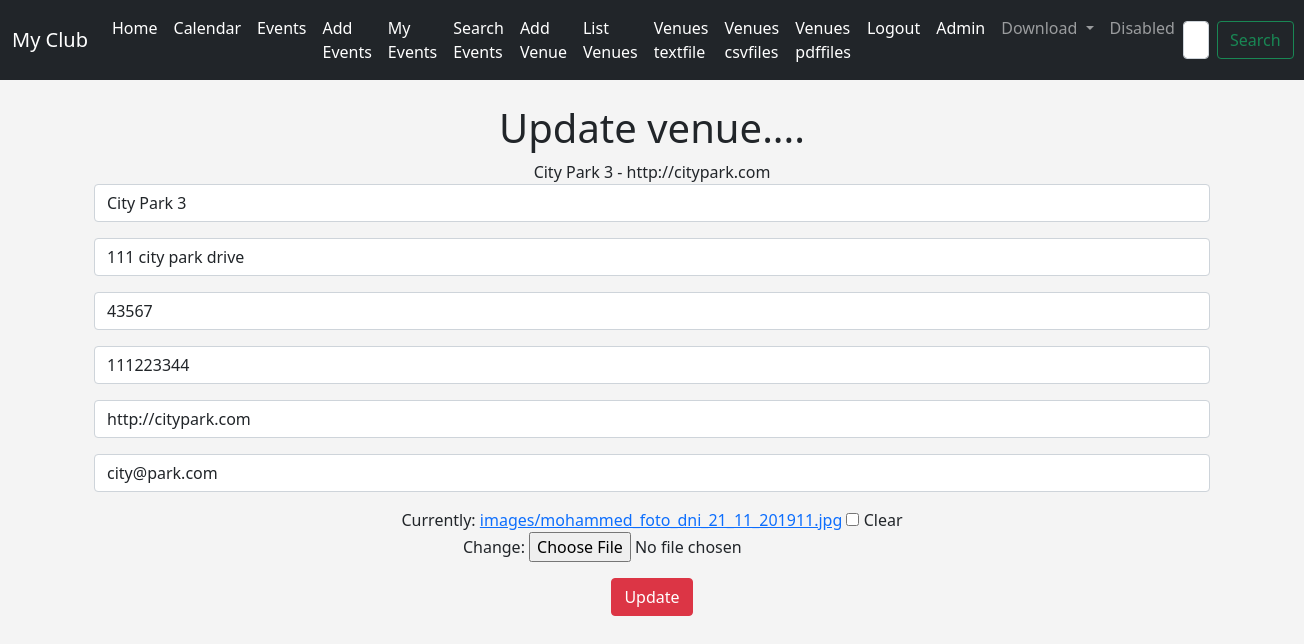
The page /update_venue/1 (signed in) on the database its author committed.
### events/models.py (models this page shows)
class Venue(models.Model):
    name=models.CharField('Venue Name', max_length=120)
    address=models.CharField( max_length=300)
    zip_code=models.CharField('Zipe Code', max_length=120)
    phone=models.CharField('Contact phone', max_length=25, blank=True)
    web=models.URLField('Website address', blank=True)
    email_address=models.EmailField('Email address', blank=True)
    owner=models.IntegerField("Venue Owner", blank=False, default=1)
    venue_image=models.ImageField(null=True, blank=True, upload_to="images/")
    def __str__(self) -> str:
        return self.name + " - " + self.web

### events/views.py (the view)
# urls.py: path('update_venue/<venue_id>', views.update_venue, name='update-venue'),
def update_venue(request, venue_id):
    venue = Venue.objects.get(pk=venue_id)
    form = VenueForm(request.POST or None,
                     request.FILES or None,  instance=venue)
    if form.is_valid():
        form.save()
        return redirect('list-venues')
    context = {'venue': venue, 'form': form}
    return render(request, 'events/update_venue.html', context)

### events/forms.py
class VenueForm (ModelForm):
    class Meta:
        model=Venue
        fields=('name','address','zip_code','phone','web','email_address','venue_image')
        labels={
            'name':'',
            'address':'',
            'zip_code':'',
            'phone':'',
            'web':'',
            'email_address':'',
            'venue_image':'',
        }
        widgets={
            'name':forms.TextInput(attrs={'class':'form-control', 'placeholder':'Venue Name'}),
            'address':forms.TextInput(attrs={'class':'form-control', 'placeholder':'Address'}),
            'zip_code':forms.TextInput(attrs={'class':'form-control', 'placeholder':'Zip Code'}),
            'phone':forms.TextInput(attrs={'class':'form-control', 'placeholder':'Phone'}),
            'web':forms.TextInput(attrs={'class':'form-control', 'placeholder':'Web Address'}),
            'email_address':forms.EmailInput(attrs={'class':'form-control', 'placeholder':'Email Adrress'}),
        }

### events/templates/events/update_venue.html (shortened to what this page needs)
{% extends 'events/base.html' %}
{% block content %}
{% if user.is_authenticated %}
<center>
    <h1>Update venue....</h1>
    {{venue}}
    <form action="" method="POST" enctype="multipart/form-data">
        {{ form.as_p }}
        <button type="submit" class="btn btn-danger" >Update </button>
    </form>
    </center>
    {% else %}
    <h1>sorry you must be login to view this page</h1>
    <a class="btn btn-secondary" href="{% url 'login' %}">Login Here</a>
    {% endif %}
{% endblock %}

### events/templates/events/base.html (style rules this page uses)
body { background: #f4f4f4; }

### rows shown on the page
Venue: name+web "City Park 3 - http://citypark.com", name "City Park 3", address "111 city park drive", zip_code "43567", phone "111223344", web "http://citypark.com", email_address "city@park.com"
